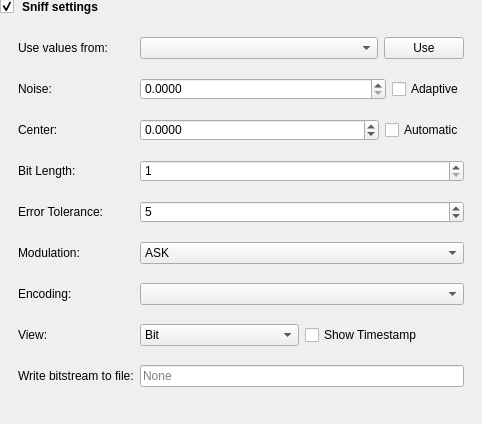
<?xml version="1.0" encoding="UTF-8"?>
<ui version="4.0">
 <class>SniffSettings</class>
 <widget class="QWidget" name="SniffSettings">
  <property name="geometry">
   <rect>
    <x>0</x>
    <y>0</y>
    <width>482</width>
    <height>424</height>
   </rect>
  </property>
  <property name="windowTitle">
   <string>Form</string>
  </property>
  <layout class="QVBoxLayout" name="verticalLayout">
   <property name="leftMargin">
    <number>0</number>
   </property>
   <property name="topMargin">
    <number>0</number>
   </property>
   <property name="rightMargin">
    <number>0</number>
   </property>
   <property name="bottomMargin">
    <number>0</number>
   </property>
   <item>
    <widget class="QGroupBox" name="groupBoxSniffSettings">
     <property name="font">
      <font>
       <weight>75</weight>
       <bold>true</bold>
      </font>
     </property>
     <property name="styleSheet">
      <string notr="true">QGroupBox
{
border: none;
}

QGroupBox::title {
    subcontrol-origin: margin;
}
QGroupBox::indicator:unchecked {
 image: url(:/icons/icons/collapse.svg)
}
QGroupBox::indicator:checked {
 image: url(:/icons/icons/uncollapse.svg)
}</string>
     </property>
     <property name="title">
      <string>Sniff settings</string>
     </property>
     <property name="flat">
      <bool>true</bool>
     </property>
     <property name="checkable">
      <bool>true</bool>
     </property>
     <layout class="QGridLayout" name="gridLayout_3">
      <property name="topMargin">
       <number>15</number>
      </property>
      <item row="0" column="0">
       <widget class="QFrame" name="frame">
        <property name="frameShape">
         <enum>QFrame::NoFrame</enum>
        </property>
        <property name="frameShadow">
         <enum>QFrame::Plain</enum>
        </property>
        <property name="lineWidth">
         <number>0</number>
        </property>
        <layout class="QGridLayout" name="gridLayout">
         <item row="0" column="0">
          <widget class="QLabel" name="label_sniff_Signal">
           <property name="text">
            <string>Use values from:</string>
           </property>
          </widget>
         </item>
         <item row="0" column="1">
          <layout class="QHBoxLayout" name="horizontalLayout_2">
           <item>
            <widget class="QComboBox" name="comboBox_sniff_signal">
             <property name="sizePolicy">
              <sizepolicy hsizetype="Expanding" vsizetype="Fixed">
               <horstretch>0</horstretch>
               <verstretch>0</verstretch>
              </sizepolicy>
             </property>
            </widget>
           </item>
           <item>
            <widget class="QPushButton" name="btn_sniff_use_signal">
             <property name="text">
              <string>Use</string>
             </property>
            </widget>
           </item>
          </layout>
         </item>
         <item row="1" column="0">
          <widget class="QLabel" name="label_sniff_Noise">
           <property name="text">
            <string>Noise:</string>
           </property>
          </widget>
         </item>
         <item row="1" column="1">
          <layout class="QHBoxLayout" name="horizontalLayout_3">
           <item>
            <widget class="QDoubleSpinBox" name="spinbox_sniff_Noise">
             <property name="sizePolicy">
              <sizepolicy hsizetype="Expanding" vsizetype="Fixed">
               <horstretch>0</horstretch>
               <verstretch>0</verstretch>
              </sizepolicy>
             </property>
             <property name="decimals">
              <number>4</number>
             </property>
             <property name="maximum">
              <double>1.000000000000000</double>
             </property>
            </widget>
           </item>
           <item>
            <widget class="QCheckBox" name="checkBoxAdaptiveNoise">
             <property name="toolTip">
              <string>&lt;html&gt;&lt;head/&gt;&lt;body&gt;&lt;p&gt;With adaptive noise URH will update the noise level automatically during RX. This is helpful in a dynamic environment where noise differs in time.&lt;/p&gt;&lt;/body&gt;&lt;/html&gt;</string>
             </property>
             <property name="text">
              <string>Adaptive</string>
             </property>
            </widget>
           </item>
          </layout>
         </item>
         <item row="2" column="0">
          <widget class="QLabel" name="label_sniff_Center">
           <property name="text">
            <string>Center:</string>
           </property>
          </widget>
         </item>
         <item row="3" column="0">
          <widget class="QLabel" name="label_sniff_BitLength">
           <property name="text">
            <string>Bit Length:</string>
           </property>
          </widget>
         </item>
         <item row="3" column="1">
          <widget class="QSpinBox" name="spinbox_sniff_BitLen">
           <property name="minimum">
            <number>1</number>
           </property>
           <property name="maximum">
            <number>999999999</number>
           </property>
          </widget>
         </item>
         <item row="4" column="0">
          <widget class="QLabel" name="label_sniff_Tolerance">
           <property name="text">
            <string>Error Tolerance:</string>
           </property>
          </widget>
         </item>
         <item row="4" column="1">
          <widget class="QSpinBox" name="spinbox_sniff_ErrorTolerance">
           <property name="maximum">
            <number>999999</number>
           </property>
           <property name="value">
            <number>5</number>
           </property>
          </widget>
         </item>
         <item row="5" column="0">
          <widget class="QLabel" name="label_sniff_Modulation">
           <property name="text">
            <string>Modulation:</string>
           </property>
          </widget>
         </item>
         <item row="5" column="1">
          <widget class="QComboBox" name="combox_sniff_Modulation">
           <item>
            <property name="text">
             <string>ASK</string>
            </property>
           </item>
           <item>
            <property name="text">
             <string>FSK</string>
            </property>
           </item>
           <item>
            <property name="text">
             <string>PSK</string>
            </property>
           </item>
          </widget>
         </item>
         <item row="6" column="0">
          <widget class="QLabel" name="label_sniff_encoding">
           <property name="text">
            <string>Encoding:</string>
           </property>
          </widget>
         </item>
         <item row="6" column="1">
          <widget class="QComboBox" name="comboBox_sniff_encoding">
           <property name="sizePolicy">
            <sizepolicy hsizetype="Expanding" vsizetype="Fixed">
             <horstretch>0</horstretch>
             <verstretch>0</verstretch>
            </sizepolicy>
           </property>
          </widget>
         </item>
         <item row="7" column="0">
          <widget class="QLabel" name="label_sniff_viewtype">
           <property name="text">
            <string>View:</string>
           </property>
          </widget>
         </item>
         <item row="7" column="1">
          <layout class="QHBoxLayout" name="horizontalLayout">
           <property name="sizeConstraint">
            <enum>QLayout::SetDefaultConstraint</enum>
           </property>
           <item>
            <widget class="QComboBox" name="comboBox_sniff_viewtype">
             <item>
              <property name="text">
               <string>Bit</string>
              </property>
             </item>
             <item>
              <property name="text">
               <string>Hex</string>
              </property>
             </item>
             <item>
              <property name="text">
               <string>ASCII</string>
              </property>
             </item>
            </widget>
           </item>
           <item>
            <widget class="QCheckBox" name="checkBox_sniff_Timestamp">
             <property name="text">
              <string>Show Timestamp</string>
             </property>
            </widget>
           </item>
          </layout>
         </item>
         <item row="8" column="0">
          <widget class="QLabel" name="label_sniff_OutputFile">
           <property name="text">
            <string>Write bitstream to file:</string>
           </property>
          </widget>
         </item>
         <item row="8" column="1">
          <widget class="QLineEdit" name="lineEdit_sniff_OutputFile">
           <property name="sizePolicy">
            <sizepolicy hsizetype="Expanding" vsizetype="Fixed">
             <horstretch>0</horstretch>
             <verstretch>0</verstretch>
            </sizepolicy>
           </property>
           <property name="readOnly">
            <bool>false</bool>
           </property>
           <property name="placeholderText">
            <string>None</string>
           </property>
           <property name="clearButtonEnabled">
            <bool>true</bool>
           </property>
          </widget>
         </item>
         <item row="2" column="1">
          <layout class="QHBoxLayout" name="horizontalLayout_4">
           <item>
            <widget class="QDoubleSpinBox" name="spinbox_sniff_Center">
             <property name="sizePolicy">
              <sizepolicy hsizetype="Expanding" vsizetype="Fixed">
               <horstretch>0</horstretch>
               <verstretch>0</verstretch>
              </sizepolicy>
             </property>
             <property name="decimals">
              <number>4</number>
             </property>
             <property name="minimum">
              <double>-3.140000000000000</double>
             </property>
             <property name="maximum">
              <double>3.140000000000000</double>
             </property>
            </widget>
           </item>
           <item>
            <widget class="QCheckBox" name="checkBoxAutoCenter">
             <property name="text">
              <string>Automatic</string>
             </property>
            </widget>
           </item>
          </layout>
         </item>
        </layout>
       </widget>
      </item>
     </layout>
    </widget>
   </item>
  </layout>
 </widget>
 <tabstops>
  <tabstop>groupBoxSniffSettings</tabstop>
  <tabstop>spinbox_sniff_Noise</tabstop>
  <tabstop>spinbox_sniff_BitLen</tabstop>
  <tabstop>spinbox_sniff_ErrorTolerance</tabstop>
  <tabstop>combox_sniff_Modulation</tabstop>
  <tabstop>comboBox_sniff_encoding</tabstop>
  <tabstop>comboBox_sniff_viewtype</tabstop>
  <tabstop>checkBox_sniff_Timestamp</tabstop>
  <tabstop>lineEdit_sniff_OutputFile</tabstop>
 </tabstops>
 <resources>
  <include location="urh.qrc"/>
 </resources>
 <connections>
  <connection>
   <sender>groupBoxSniffSettings</sender>
   <signal>toggled(bool)</signal>
   <receiver>frame</receiver>
   <slot>setVisible(bool)</slot>
   <hints>
    <hint type="sourcelabel">
     <x>93</x>
     <y>17</y>
    </hint>
    <hint type="destinationlabel">
     <x>113</x>
     <y>35</y>
    </hint>
   </hints>
  </connection>
 </connections>
</ui>
